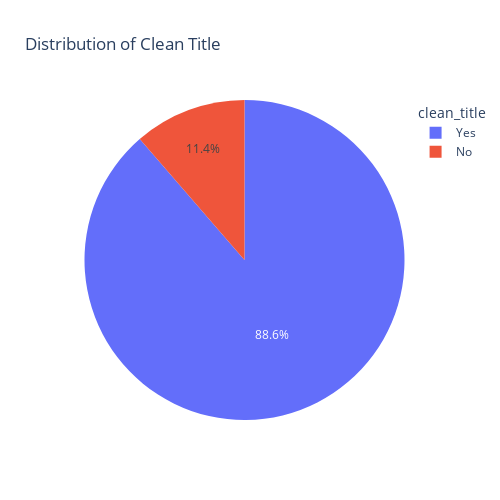

Notebook source saved alongside this figure:
### Code cell
fig = px.pie(cleantitle_counts, names='clean_title', values='count',
             title='Distribution of Clean Title',
             color='count'
)

fig.update_layout(
    width = 500,  
    height = 500,
    legend_title='clean_title'  
)

fig.show()

### Figure 1 — Plotly figure (JSON) as saved in the notebook; plotly's stock layout.template omitted (floating-point values rounded to 4 significant figures)
{"data": [{"customdata": [[167114], [21419]], "domain": {"x": [0, 1], "y": [0, 1]}, "hovertemplate": "clean_title=%{label}<br>count=%{customdata[0]}<extra></extra>", "labels": ["Yes", "No"], "legendgroup": "", "marker": {"colors": ["#636efa", "#EF553B"]}, "name": "", "showlegend": true, "type": "pie", "values": [167114, 21419]}], "layout": {"height": 500, "legend": {"title": {"text": "clean_title"}, "tracegroupgap": 0}, "title": {"text": "Distribution of Clean Title"}, "width": 500}}
